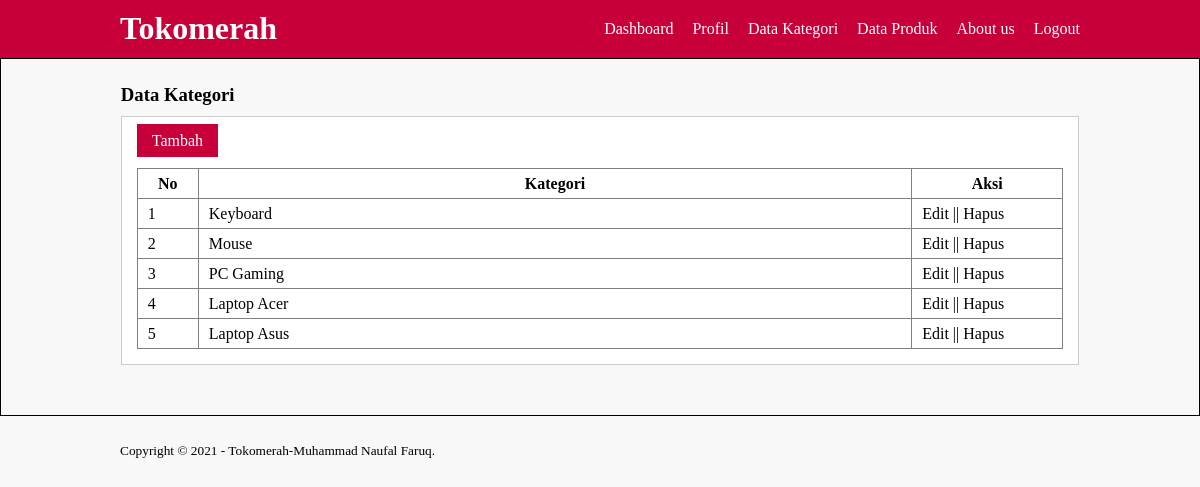
/data-kategori.php (signed in), run on the app's committed database.
### tables this page shows
CREATE TABLE `tb_category` (
  `category_id` int(11) NOT NULL,
  `category_name` varchar(25) NOT NULL
);

### data-kategori.php (the view, shortened to what this page needs)
<?php
	include 'db.php';
?>
<!DOCTYPE html>
<html>
<head>
	<link rel="stylesheet" type="text/css" href="css/style.css">
</head>
<body>
	<header>
		<div class="container">
		<h1><a href="dashboard.php">Tokomerah</a></h1>
		<ul>
			<li><a href="dashboard.php">Dashboard</a></li>
			<li><a href="profil.php">Profil</a></li>
			<li><a href="data-kategori.php">Data Kategori</a></li>
			<li><a href="data-produk.php">Data Produk</a></li>
			<li><a href="about.php">About us</a></li>
			<li><a href="keluar.php">Logout</a></li>
		</ul>
	</div>
	</header>
	<div class="section">
			<div class="container">
				<h3>Data Kategori</h3>
				<div class="box">
					<p><a href="tambah-kategori.php" class="btn">Tambah</a></p>
					<br><table border="1" cellspacing="0" class="table">
						<thead>
							<tr>
								<th width="60px">No</th>
								<th>Kategori</th>
								<th width="150px">Aksi</th>
							</tr>
							<tbody>
									<?php
										$no =1;
										$kategori =mysqli_query($conn,"SELECT * FROM tb_category ORDER BY category_id DESC");
										if(mysqli_num_rows($kategori) > 0){
										while($row = mysqli_fetch_array($kategori)){
									?>
								<tr>
									<td><?php echo $no++; ?></td>
									<td><?php echo $row['category_name']; ?></td>
									<td>
										<a href="edit-kategori.php?id=<?php echo $row['category_id'] ?>">Edit</a> || <a href="proses-hapus.php?idk=<?php echo $row['category_id'] ?>" onclick= "return confirm('Yakin Untuk menghapus?')">Hapus</a>
									</td>
								</tr>
								<?php  }}else{ ?>
									<tr>
										<td colspan="3"> Tidak ada data</td>
									</tr>
								<?php } ?>
							</tbody>
						</thead>
					</table>
			</div>
		</div>
	</div>
	<footer>
		<div class="container">
			<small> Copyright &copy; 2021 - Tokomerah-Muhammad Naufal Faruq.</small>
		</div>
	</footer>
</body>
</html>

### css/style.css (style rules this page uses)
* { padding: 0; margin: 0; font-family: 'Quicksand'sans-serif; }
body { background-color: #f8f8f8; }
a { color: inherit; text-decoration: none; }
.btn { padding:8px 15px; background-color: #C70039; color: #fff; border: none; cursor: pointer; }
header { background-color: #C70039; color: #fff; }
header h1 { float: left; padding: 10px 0; }
header ul { float: right; }
header ul li { display: inline-block; }
header ul li a { padding: 20px 0 20px 15px; display: inline-block; }
footer { padding :25px 0; }
.container { width: 80%; margin: 0 auto; }
.container:after { content: ''; display: block; clear: both; }
.section { padding: 25px 0; border: 1px solid; }
.box { background-color: #fff; border: 1px solid #ccc; padding: 15px; box-sizing: border-box; margin: 10px 0 25px 0; }
.box:after { content: ''; display: block; clear: both; }
.table { width:100%; border-collapse: collapse; }
.table tr { height:30px; }
.table tr td { padding:5px 10px; }

### data on the page
tb_category: category_name "Keyboard"
tb_category: category_name "Mouse"
tb_category: category_name "PC Gaming"
tb_category: category_name "Laptop Acer"
tb_category: category_name "Laptop Asus"
